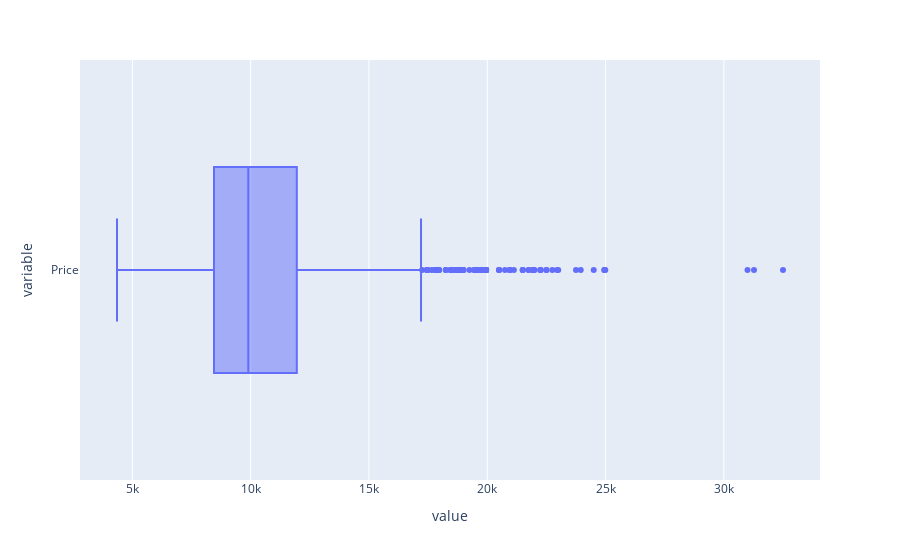

Source (notebook cell):
### Markdown cell above
#### Removing Outlier From Price Column

### Code cell
pe.box(tc['Price'], orientation='h')

### Figure 1 — Plotly figure (JSON) as saved in the notebook; plotly's stock layout.template omitted (floating-point values rounded to 4 significant figures; data arrays with more than 128 entries replaced by an {"elided": "..."} marker saying what was removed)
{"data": [{"alignmentgroup": "True", "hovertemplate": "value=%{x}<br>variable=%{y}<extra></extra>", "legendgroup": "", "marker": {"color": "#636efa"}, "name": "", "notched": false, "offsetgroup": "", "orientation": "h", "showlegend": false, "type": "box", "x": {"elided": "1436 int values"}, "x0": " ", "xaxis": "x", "y": {"elided": "1436 str values"}, "y0": " ", "yaxis": "y"}], "layout": {"boxmode": "group", "legend": {"tracegroupgap": 0}, "margin": {"t": 60}, "xaxis": {"anchor": "y", "domain": [0, 1], "title": {"text": "value"}}, "yaxis": {"anchor": "x", "domain": [0, 1], "title": {"text": "variable"}}}}
